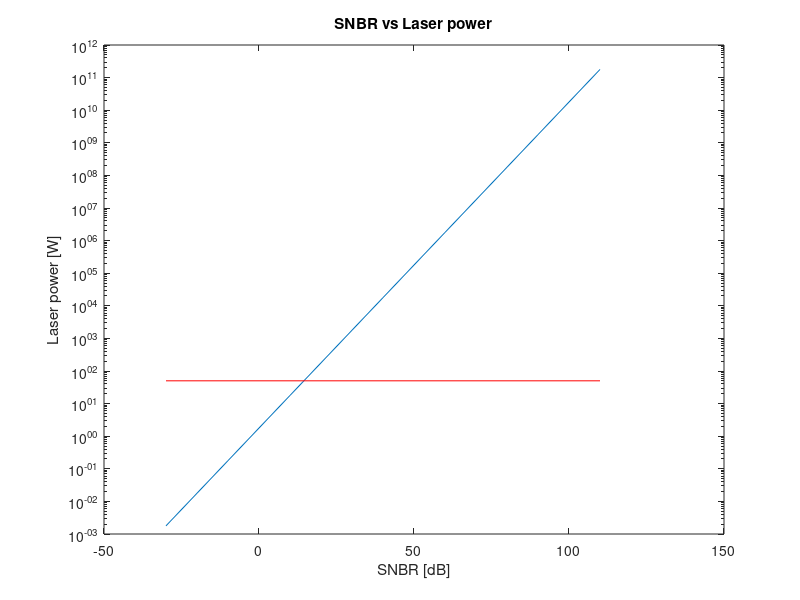

This chart was generated by the following MATLAB code:
% Laser power vs SNBR plot
clear all;
close;
clc;




PB = 0.178;


for i=1:15
    SNR(i) = (i-4)*10;
    PS(i) = PB*10^(SNR(i)/10);
end

semilogy(SNR, PS*10);
ylabel('Laser power [W]')
xlabel('SNBR [dB]');

title('SNBR vs Laser power');

line([min(SNR) max(SNR)],[50 50],'Color',[1 0 0]);